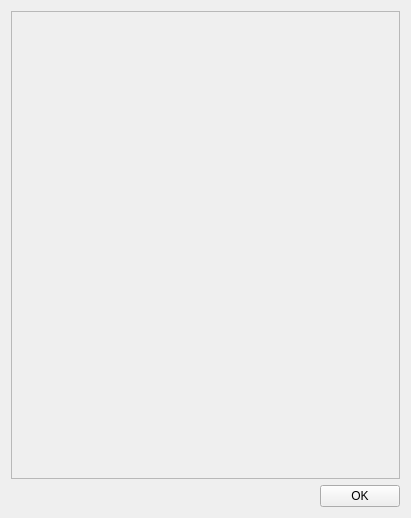
<?xml version="1.0" encoding="UTF-8"?>
<ui version="4.0">
 <class>DriverWidget</class>
 <widget class="QWidget" name="DriverWidget">
  <property name="geometry">
   <rect>
    <x>0</x>
    <y>0</y>
    <width>411</width>
    <height>518</height>
   </rect>
  </property>
  <property name="windowTitle">
   <string>Fahrer managen...</string>
  </property>
  <layout class="QVBoxLayout" name="verticalLayout">
   <item>
    <widget class="QScrollArea" name="scrollArea">
     <property name="widgetResizable">
      <bool>true</bool>
     </property>
     <widget class="QWidget" name="scrollAreaWidgetContents">
      <property name="geometry">
       <rect>
        <x>0</x>
        <y>0</y>
        <width>391</width>
        <height>463</height>
       </rect>
      </property>
      <layout class="QVBoxLayout" name="verticalLayout_2">
       <item>
        <spacer name="verticalSpacer">
         <property name="orientation">
          <enum>Qt::Vertical</enum>
         </property>
         <property name="sizeHint" stdset="0">
          <size>
           <width>20</width>
           <height>40</height>
          </size>
         </property>
        </spacer>
       </item>
      </layout>
     </widget>
    </widget>
   </item>
   <item>
    <layout class="QHBoxLayout" name="horizontalLayout_2">
     <item>
      <spacer name="horizontalSpacer">
       <property name="orientation">
        <enum>Qt::Horizontal</enum>
       </property>
       <property name="sizeHint" stdset="0">
        <size>
         <width>40</width>
         <height>20</height>
        </size>
       </property>
      </spacer>
     </item>
     <item>
      <widget class="QPushButton" name="okButton">
       <property name="text">
        <string>OK</string>
       </property>
      </widget>
     </item>
    </layout>
   </item>
  </layout>
 </widget>
 <resources/>
 <connections/>
</ui>
